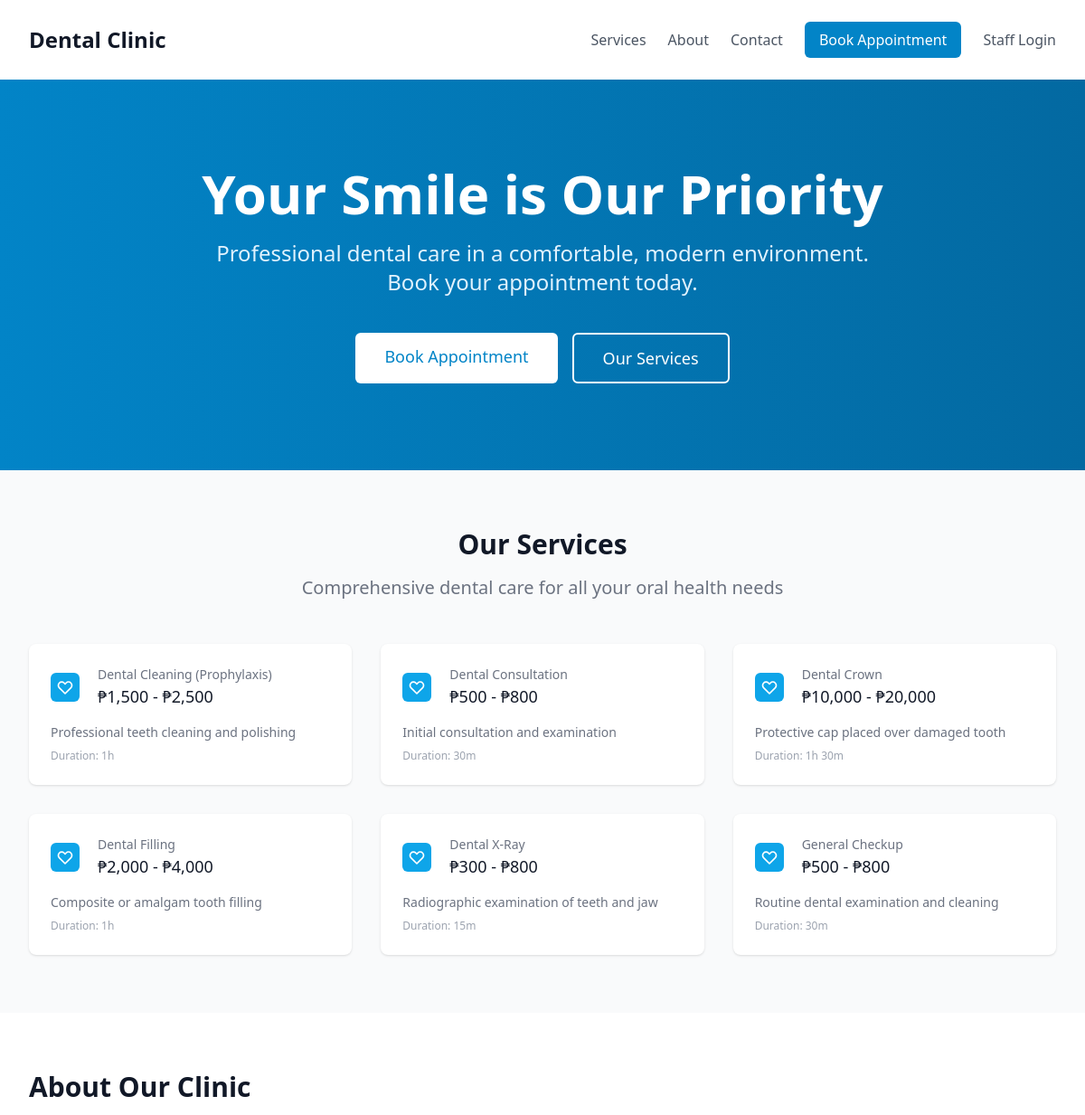
The app's page / (upper part), older data.
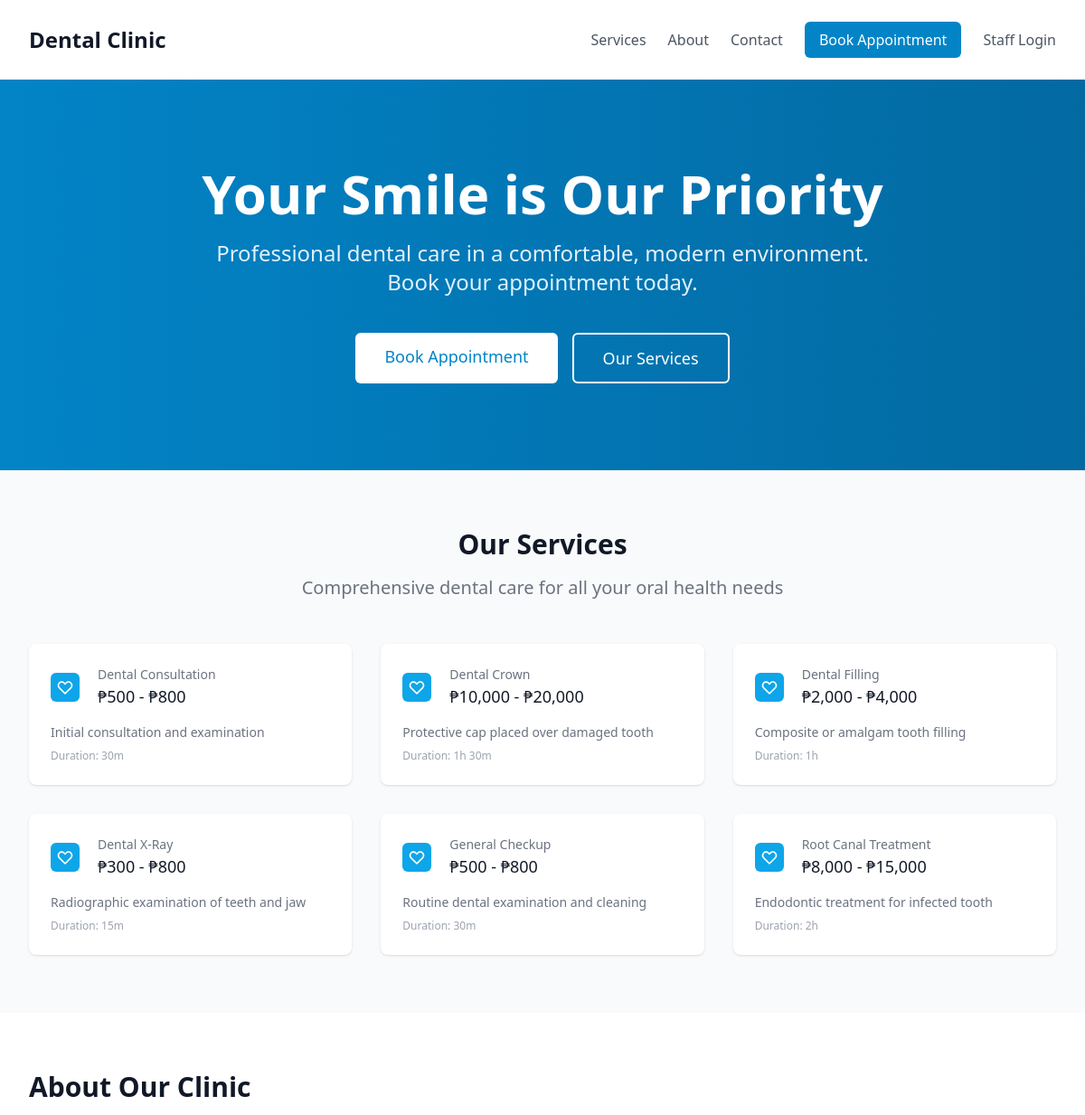
The same page, newer data.
### services/models.py (models this page shows, shortened)
class Service(models.Model):
    name = models.CharField(max_length=200)
    description = models.TextField(blank=True)
    duration_minutes = models.PositiveIntegerField(
        default=30,
        help_text="Duration of the service in minutes"
    )
    min_price = models.DecimalField(
        max_digits=10,
        decimal_places=2,
        help_text="Minimum price for this service"
    )
    max_price = models.DecimalField(
        max_digits=10,
        decimal_places=2,
        help_text="Maximum price for this service"
    )
    is_archived = models.BooleanField(default=False)
    created_at = models.DateTimeField(auto_now_add=True)
    updated_at = models.DateTimeField(auto_now=True)
    class Meta:
        ordering = ['name']
    @property
    def price_range_display(self):
        if self.min_price == self.max_price:
            return f"₱{self.min_price:,.0f}"
        return f"₱{self.min_price:,.0f} - ₱{self.max_price:,.0f}"
    @property
    def duration_display(self):
        hours = self.duration_minutes // 60
        minutes = self.duration_minutes % 60
        if hours > 0:
            return f"{hours}h {minutes}m" if minutes > 0 else f"{hours}h"
        return f"{minutes}m"

### core/views.py (the view)
# urls.py: path('', views.HomeView.as_view(), name='home'),
class HomeView(TemplateView):
    template_name = 'core/home.html'
    def get_context_data(self, **kwargs):
        context = super().get_context_data(**kwargs)
        context['services'] = Service.objects.filter(is_archived=False)[:6]
        context['dentists'] = User.objects.filter(is_active_dentist=True)
        return context

### templates/core/home.html (shortened to what the changed rows need)
<!DOCTYPE html>
<html lang="en">
<head>
    <script src="https://cdn.tailwindcss.com"></script>
</head>
<body class="bg-white">
    <header class="bg-white shadow-sm">
        <div class="max-w-7xl mx-auto px-4 sm:px-6 lg:px-8">
            <div class="flex justify-between items-center py-6">
                <div class="flex items-center">
                    <h1 class="text-2xl font-bold text-gray-900">Dental Clinic</h1>
                </div>
            </div>
        </div>
    </header>
    <section class="bg-gradient-to-r from-primary-600 to-primary-700">
        <div class="max-w-7xl mx-auto px-4 sm:px-6 lg:px-8 py-24">
            <div class="text-center">
                <h1 class="text-4xl font-extrabold text-white sm:text-5xl md:text-6xl">
                    Your Smile is Our Priority
                </h1>
            </div>
        </div>
    </section>
    <section id="services" class="py-16 bg-gray-50">
        <div class="max-w-7xl mx-auto px-4 sm:px-6 lg:px-8">
            <div class="text-center">
                <h2 class="text-3xl font-extrabold text-gray-900">Our Services</h2>
            </div>
            <div class="mt-12 grid grid-cols-1 gap-8 sm:grid-cols-2 lg:grid-cols-3">
                {% for service in services %}
                <div class="bg-white overflow-hidden shadow rounded-lg">
                    <div class="p-6">
                        <div class="flex items-center">
                            <div class="flex-shrink-0">
                                <div class="h-8 w-8 bg-primary-500 rounded-md flex items-center justify-center">
                                    <svg class="h-5 w-5 text-white" fill="none" stroke="currentColor" viewBox="0 0 24 24">
                                        <path stroke-linecap="round" stroke-linejoin="round" stroke-width="2" d="M4.318 6.318a4.5 4.5 0 000 6.364L12 20.364l7.682-7.682a4.5 4.5 0 00-6.364-6.364L12 7.636l-1.318-1.318a4.5 4.5 0 00-6.364 0z"></path>
                                    </svg>
                                </div>
                            </div>
                            <div class="ml-5 w-0 flex-1">
                                <dl>
                                    <dt class="text-sm font-medium text-gray-500 truncate">{{ service.name }}</dt>
                                    <dd class="text-lg font-medium text-gray-900">{{ service.price_range_display }}</dd>
                                </dl>
                            </div>
                        </div>
                        <div class="mt-4">
                            <p class="text-sm text-gray-500">{{ service.description }}</p>
                            <p class="mt-2 text-xs text-gray-400">Duration: {{ service.duration_display }}</p>
                        </div>
                    </div>
                </div>
                {% empty %}
                <div class="col-span-3 text-center py-8">
                    <p class="text-gray-500">Services information will be available soon.</p>
                </div>
                {% endfor %}
            </div>
        </div>
    </section>
    <section id="about" class="py-16">
        <div class="max-w-7xl mx-auto px-4 sm:px-6 lg:px-8">
            <div class="lg:grid lg:grid-cols-2 lg:gap-8 lg:items-center">
                <div>
                    <h2 class="text-3xl font-extrabold text-gray-900">About Our Clinic</h2>
                </div>
            </div>
        </div>
    </section>
</body>
</html>

Row changes from the older to the newer data that the page shows:
no longer on this page (row edited): Service: name "Dental Cleaning (Prophylaxis)", price_range_display "₱1,500 - ₱2,500", description "Professional teeth cleaning and polishing", duration_display "1h"
now on this page (row unchanged): Service: name "Root Canal Treatment", price_range_display "₱8,000 - ₱15,000", description "Endodontic treatment for infected tooth", duration_display "2h"
